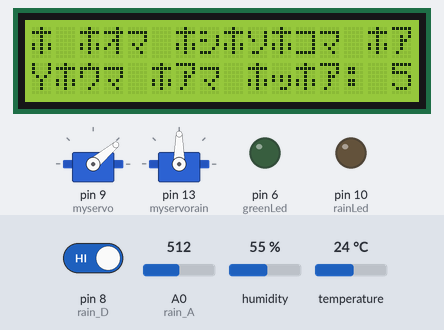
Bench run of a sketch on a simulated Arduino Uno, built with avr-gcc and run on an emulated ATmega328P. Parts: 16×2 character LCD, 2 × servo, output pins drawn as LEDs (lit = HIGH). The inputs (shaded band) are chosen by the test bench; at power-on: pin 8 (rain_D) HIGH, humidity 55 %, A0 (rain_A) = 512, temperature 24 °C. What the sketch prints to the serial monitor is not drawn.

Above: at 6.66 s.
6.7 s: pin 8 (rain_D) driven HIGH
12.1 s: humidity set to 68 %
At 15.3 s:
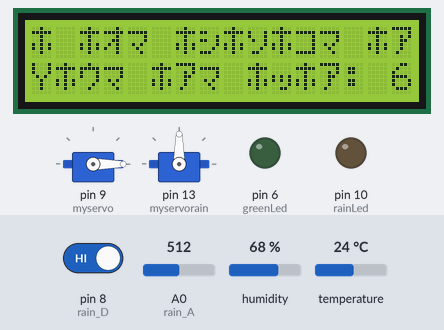
17.5 s: humidity set to 71 %
At 19.9 s:
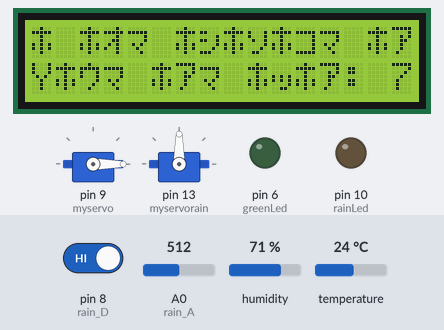
22.9 s: pin 8 (rain_D) driven LOW
At 25.46 s:
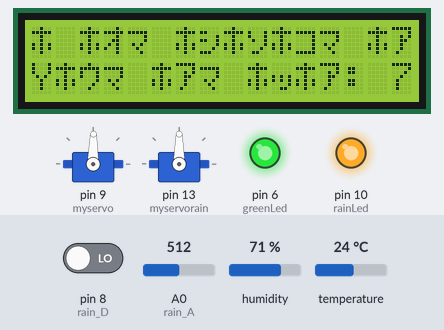
28.3 s: humidity set to 22 %
At 36.1 s:
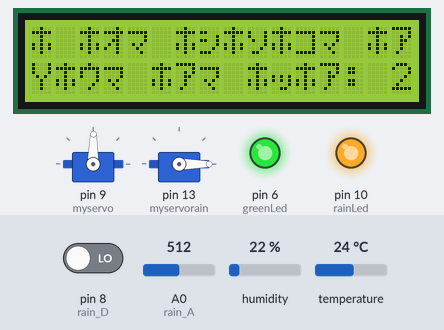
Timing chart, 0 to 38.5 s (numbered marks = the images above; inputs shaded):
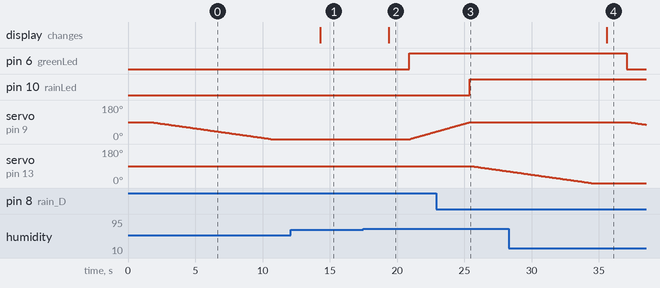

The sketch:

humidity_temperature_monitor_servo_rain.ino
```cpp
//Το συγκεκριμένο πρόγραμμα είναι υπεύθυνο για να ελέγχει την υγρασία, την θερμοκρασία του θερμοκηπίου συνδεοντάς το με ένα σερβομηχανισμού. Η τιμή της υγρασίας και της θερμοκρασίας
//εμφανίζονται σε μια οθόνη LED 16 θέσεων. Σε περίπτωση που η υγρασία είναι μεγαλύτερη από την τιμή 70 τότε ένας σερβομηχανισμός ανοίγει ένα παράθυρο στην οροφή. Επίσης υπάρχει ένας
//αισθητήρας υγρασίας και σε περίπτωση που ανιχνεύσει βροχή τότε ένας σερβομηχανισμός αναλαμβάνει να κλείσει ένα παράθυρο στην οροφή που είναι ανοιχτό.


#include <dht.h>
#include <LiquidCrystal.h>
#include <Servo.h>

LiquidCrystal lcd(12, 11, 5, 4, 3, 2);

dht DHT;

#define DHT11_PIN 7

//servo
Servo myservo;  //δημιουργεί ένα αντικείμενο servo
int pos = 0;    //μεταβλητή που αποθηκεύει την θέση σε μοίρες του servo
int servoOn=0;

//led
int greenLed=6;

//rain sensor
const int rain_D=8;
const int rain_A=A0;
int rainLed=10;
int tempRainValue;
//rainServo
Servo myservorain;  //δημιουργεί ένα αντικείμενο servo
int posRain = 0;    //μεταβλητή που αποθηκεύει την θέση σε μοίρες του servo
int servoRainOn=0;

void setup(){
  lcd.begin(16, 2);
  //servo
  myservo.attach(9); //καθορίζει ως είσοδο του servo στην θέση 6
  //lights
  pinMode(greenLed,OUTPUT);
  //rain sensor
  pinMode(rain_A, INPUT);
  pinMode(rain_D, INPUT);
  pinMode(rainLed,OUTPUT);
  myservorain.attach(13);

  Serial.begin(9600);
}

void loop()
{
   int chk = DHT.read11(DHT11_PIN);
  lcd.setCursor(0,0);
  lcd.print("Θερμοκρασία: ");
  lcd.print(DHT.temperature);
  lcd.print((char)223);
  lcd.print("C");
  lcd.setCursor(0,1);
  lcd.print("Yγρασία: ");
  lcd.print(DHT.humidity);
  lcd.print("%");
  delay(1500);


  if(DHT.humidity<70.00){
    if(servoOn==0){
      //σβήνει το πράσινο led
      digitalWrite(greenLed,LOW);
      delay(20);
      for(pos = 90; pos >= 0; pos -= 1) //πάει από το 90 στις 0 μοίρες μειώνοντας το 1 μοίρα κάθε φορά
      {
        myservo.write(pos); //ο σερβομηχανισμός πάει στη θέση της μεταβλητής pos
        delay(100); //περιμένει κάποιο χρόνο ώστε το servo να πάει στη θέση του
      }
      servoOn=1;
    }
  }
  else{
    if(servoOn==1){
      //ανάβει το πράσινο led
      digitalWrite(greenLed,HIGH);
      delay(20);
      for(pos = 0; pos < 90; pos += 1) //πάει από το 0 στις 90 μοίρες αυξανόμενο 1 μοίρα κάθε φορά
      {
        myservo.write(pos); //ο σερβομηχανισμός πάει στη θέση της μεταβλητής pos
        delay(50); //περιμένει κάποιο χρόνο ώστε το servo να πάει στη θέση του
      }
      servoOn=0;
    }
  }

  //rain sensor
  if(digitalRead(rain_D) == LOW)
  {
    digitalWrite(rainLed,HIGH);
    if(servoRainOn==0){
      for(posRain = 90; posRain >= 0; posRain -= 1) //πάει από το 90 στις 0 μοίρες μειώνοντας το 1 μοίρα κάθε φορά
      {
        myservorain.write(posRain); //ο σερβομηχανισμός πάει στη θέση της μεταβλητής pos
        delay(100); //περιμένει κάποιο χρόνο ώστε το servo να πάει στη θέση του
      }
      servoRainOn=1;
    }
    Serial.println("Ψηφιακή τιμή: υγρό");
    delay(10);
  }
  else
  {
    digitalWrite(rainLed,LOW);
    if(servoRainOn==1){
      for(posRain = 0; posRain < 90; posRain += 1) //πάει από το 0 στις 90 μοίρες αυξανόμενο 1 μοίρα κάθε φορά
      {
        myservorain.write(posRain); //ο σερβομηχανισμός πάει στη θέση της μεταβλητής posRain
        delay(50); //περιμένει κάποιο χρόνο ώστε το servo να πάει στη θέση του
      }
      servoRainOn=0;
    }
    Serial.println("Ψηφιακή τιμή: στεγνό");
    delay(10);
  }
  tempRainValue=analogRead(rain_A);
  Serial.print("Αναλογική τιμή : ");
  Serial.println(tempRainValue);
  Serial.println("");
  delay(1000);
}
```

Measured:
- after the input at 12.1 s, the display: changes after 2.2 s (image 1)
- after the input at 17.5 s, pin 6 (greenLed): LOW → HIGH after 3.4 s; servo on pin 9 (myservo): moves from 0° to 39° over 1.9 s, starting after 3.5 s; the display: changes after 1.9 s (image 2)
- after the input at 22.9 s, pin 10 (rainLed): LOW → HIGH after 2.5 s; servo on pin 13 (myservorain): moves from 90° to 62° over 2.7 s, starting after 2.6 s
- after the input at 28.3 s, pin 6 (greenLed): HIGH → LOW after 8.8 s; servo on pin 9 (myservo): 89° → 90° after 8.8 s, → 89° 0.10 s later, → 88° 0.10 s later, → 87° 0.10 s later, … (15 changes in this stretch); the display: changes after 7.3 s (image 4)
